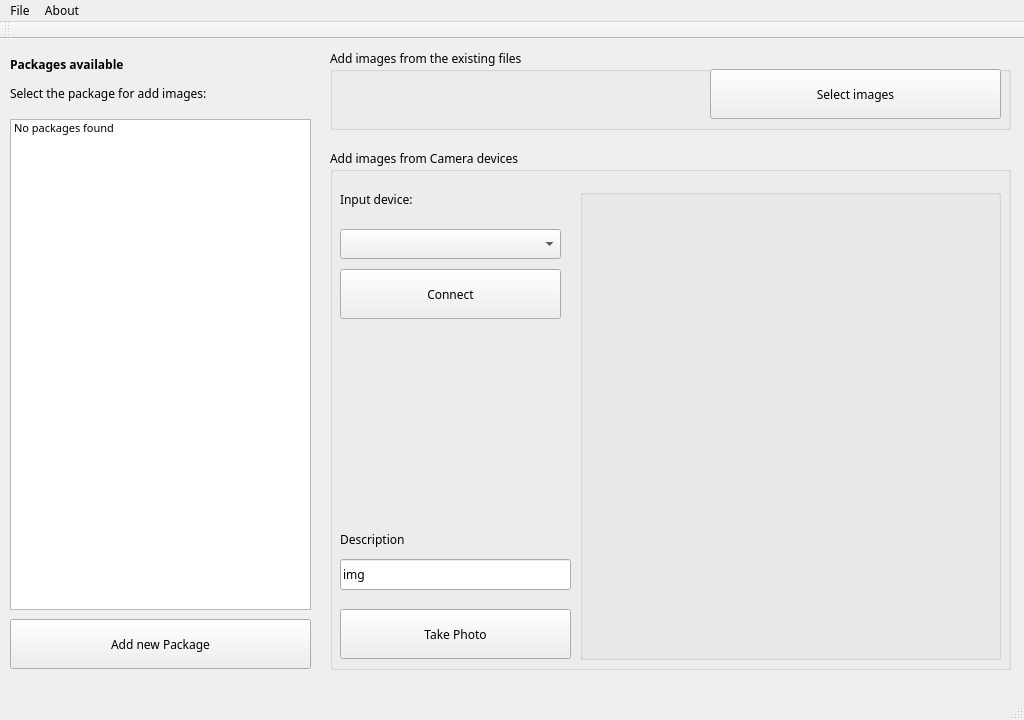
<?xml version="1.0" encoding="UTF-8"?>
<ui version="4.0">
 <class>ImageAcquisition</class>
 <widget class="QMainWindow" name="ImageAcquisition">
  <property name="geometry">
   <rect>
    <x>0</x>
    <y>0</y>
    <width>1024</width>
    <height>720</height>
   </rect>
  </property>
  <property name="minimumSize">
   <size>
    <width>1024</width>
    <height>720</height>
   </size>
  </property>
  <property name="maximumSize">
   <size>
    <width>1024</width>
    <height>720</height>
   </size>
  </property>
  <property name="font">
   <font>
    <family>Century Gothic</family>
   </font>
  </property>
  <property name="windowTitle">
   <string>Hyena - Image Acquisition Module</string>
  </property>
  <property name="windowIcon">
   <iconset>
    <normaloff>../../Media/Images/HyenaLogo.gif</normaloff>../../Media/Images/HyenaLogo.gif</iconset>
  </property>
  <widget class="QWidget" name="centralWidget">
   <widget class="QListWidget" name="ListPackages">
    <property name="geometry">
     <rect>
      <x>10</x>
      <y>80</y>
      <width>301</width>
      <height>491</height>
     </rect>
    </property>
    <property name="font">
     <font>
      <pointsize>8</pointsize>
     </font>
    </property>
    <item>
     <property name="text">
      <string>No packages found</string>
     </property>
    </item>
   </widget>
   <widget class="QPushButton" name="BtnAddNewPackage">
    <property name="geometry">
     <rect>
      <x>10</x>
      <y>580</y>
      <width>301</width>
      <height>50</height>
     </rect>
    </property>
    <property name="text">
     <string>Add new Package</string>
    </property>
   </widget>
   <widget class="QGroupBox" name="groupBox">
    <property name="geometry">
     <rect>
      <x>330</x>
      <y>10</y>
      <width>681</width>
      <height>81</height>
     </rect>
    </property>
    <property name="title">
     <string>Add images from the existing files</string>
    </property>
    <property name="flat">
     <bool>false</bool>
    </property>
    <widget class="QPushButton" name="BtnSelectImages">
     <property name="geometry">
      <rect>
       <x>380</x>
       <y>20</y>
       <width>291</width>
       <height>50</height>
      </rect>
     </property>
     <property name="text">
      <string>Select images</string>
     </property>
    </widget>
   </widget>
   <widget class="QGroupBox" name="groupBox_2">
    <property name="geometry">
     <rect>
      <x>330</x>
      <y>110</y>
      <width>681</width>
      <height>521</height>
     </rect>
    </property>
    <property name="title">
     <string>Add images from Camera devices</string>
    </property>
    <widget class="QComboBox" name="ComboDevices">
     <property name="geometry">
      <rect>
       <x>10</x>
       <y>80</y>
       <width>221</width>
       <height>30</height>
      </rect>
     </property>
    </widget>
    <widget class="QLabel" name="label">
     <property name="geometry">
      <rect>
       <x>10</x>
       <y>30</y>
       <width>201</width>
       <height>41</height>
      </rect>
     </property>
     <property name="text">
      <string>Input device:</string>
     </property>
    </widget>
    <widget class="QGroupBox" name="groupBox_3">
     <property name="geometry">
      <rect>
       <x>250</x>
       <y>40</y>
       <width>421</width>
       <height>471</height>
      </rect>
     </property>
     <property name="title">
      <string/>
     </property>
     <widget class="QLabel" name="LabelImage">
      <property name="geometry">
       <rect>
        <x>10</x>
        <y>10</y>
        <width>410</width>
        <height>420</height>
       </rect>
      </property>
      <property name="autoFillBackground">
       <bool>false</bool>
      </property>
      <property name="text">
       <string/>
      </property>
      <property name="pixmap">
       <pixmap>../../Media/Images/HyenaLogo.gif</pixmap>
      </property>
      <property name="scaledContents">
       <bool>false</bool>
      </property>
      <property name="alignment">
       <set>Qt::AlignCenter</set>
      </property>
      <property name="wordWrap">
       <bool>false</bool>
      </property>
     </widget>
    </widget>
    <widget class="QPushButton" name="BtnConnectDevice">
     <property name="geometry">
      <rect>
       <x>10</x>
       <y>120</y>
       <width>221</width>
       <height>50</height>
      </rect>
     </property>
     <property name="text">
      <string>Connect</string>
     </property>
    </widget>
    <widget class="QLabel" name="label_3">
     <property name="geometry">
      <rect>
       <x>10</x>
       <y>380</y>
       <width>231</width>
       <height>21</height>
      </rect>
     </property>
     <property name="text">
      <string>Description</string>
     </property>
    </widget>
    <widget class="QLineEdit" name="LineImageDescription">
     <property name="geometry">
      <rect>
       <x>10</x>
       <y>410</y>
       <width>231</width>
       <height>31</height>
      </rect>
     </property>
     <property name="text">
      <string>img</string>
     </property>
    </widget>
    <widget class="QPushButton" name="BtnTakePhoto">
     <property name="geometry">
      <rect>
       <x>10</x>
       <y>460</y>
       <width>231</width>
       <height>50</height>
      </rect>
     </property>
     <property name="text">
      <string>Take Photo</string>
     </property>
    </widget>
   </widget>
   <widget class="QLabel" name="label_4">
    <property name="geometry">
     <rect>
      <x>10</x>
      <y>10</y>
      <width>301</width>
      <height>61</height>
     </rect>
    </property>
    <property name="text">
     <string>&lt;html&gt;&lt;head/&gt;&lt;body&gt;&lt;p&gt;&lt;span style=&quot; font-weight:600;&quot;&gt;Packages available&lt;/span&gt;&lt;/p&gt;&lt;p&gt;Select the package for add images:&lt;/p&gt;&lt;/body&gt;&lt;/html&gt;</string>
    </property>
   </widget>
  </widget>
  <widget class="QMenuBar" name="menuBar">
   <property name="geometry">
    <rect>
     <x>0</x>
     <y>0</y>
     <width>1024</width>
     <height>27</height>
    </rect>
   </property>
   <widget class="QMenu" name="menuFile">
    <property name="title">
     <string>File</string>
    </property>
    <addaction name="actionClose_Module"/>
   </widget>
   <widget class="QMenu" name="menuAbout">
    <property name="title">
     <string>About</string>
    </property>
    <addaction name="actionLicence"/>
   </widget>
   <addaction name="menuFile"/>
   <addaction name="menuAbout"/>
  </widget>
  <widget class="QToolBar" name="ImageAcquisitionModule">
   <property name="minimumSize">
    <size>
     <width>1024</width>
     <height>0</height>
    </size>
   </property>
   <attribute name="toolBarArea">
    <enum>TopToolBarArea</enum>
   </attribute>
   <attribute name="toolBarBreak">
    <bool>false</bool>
   </attribute>
  </widget>
  <widget class="QStatusBar" name="statusBar"/>
  <action name="actionClose_Module">
   <property name="text">
    <string>Close Module</string>
   </property>
  </action>
  <action name="actionLicence">
   <property name="text">
    <string>Licence</string>
   </property>
  </action>
 </widget>
 <layoutdefault spacing="6" margin="11"/>
 <resources/>
 <connections/>
</ui>
